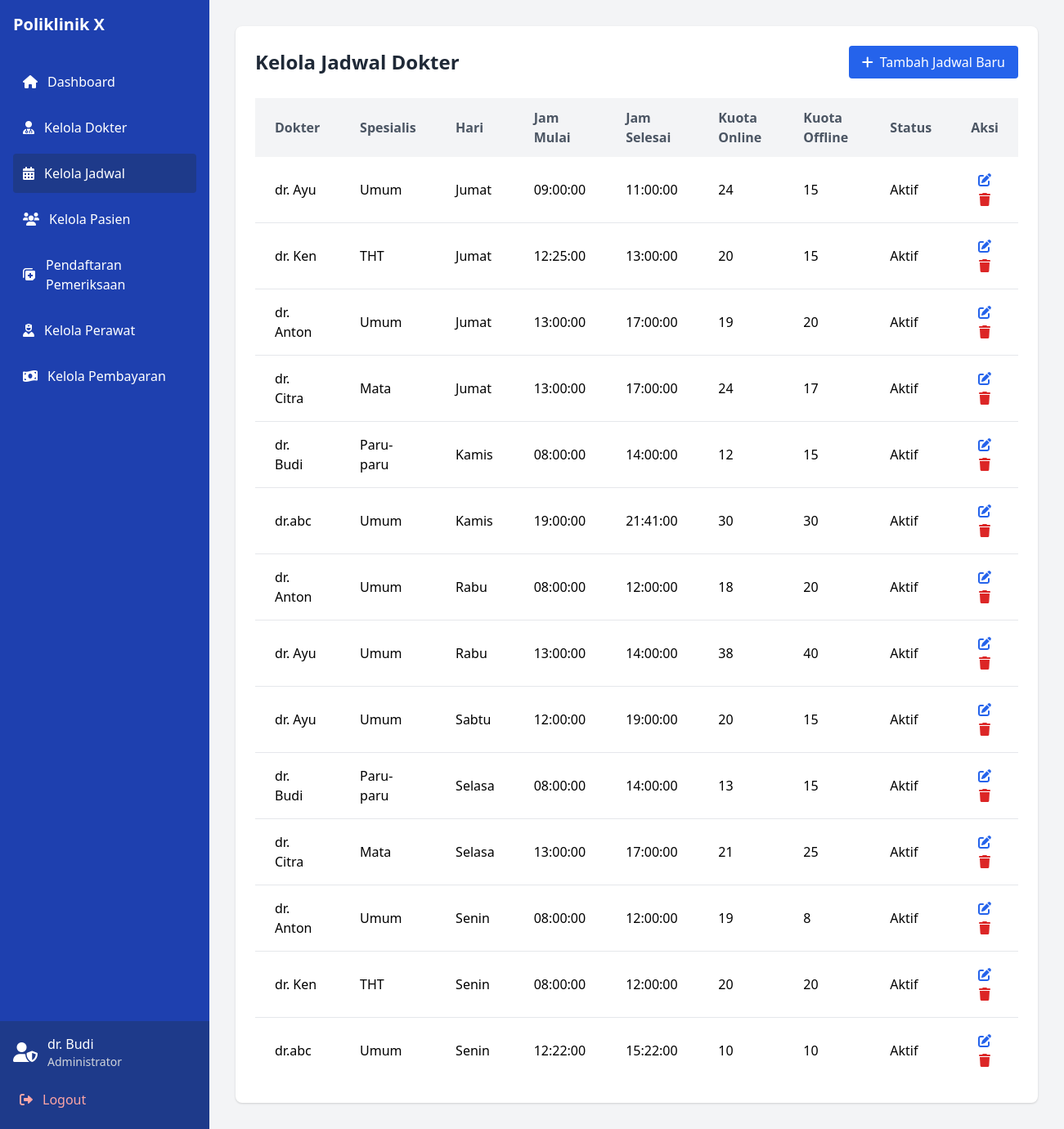
Page /admin/manage_schedules.php (signed in) on the committed database.
### tables this page shows
CREATE TABLE `jadwal_dokter` (
  `ID_Jadwal` int(11) NOT NULL,
  `ID_Dokter` int(11) DEFAULT NULL,
  `Jam_Mulai` time NOT NULL,
  `Jam_Selesai` time NOT NULL,
  `Kuota_Online` int(11) DEFAULT NULL,
  `Kuota_Offline` int(11) DEFAULT NULL,
  `Max_Pasien` int(11) NOT NULL DEFAULT 20,
  `Hari` varchar(20) NOT NULL,
  `Status` enum('Aktif','Tidak Aktif') DEFAULT 'Aktif',
  `Keterangan` text DEFAULT NULL
);

CREATE TABLE `dokter` (
  `ID_Dokter` int(11) NOT NULL,
  `Username` varchar(50) NOT NULL,
  `Password` varchar(255) NOT NULL,
  `Nama` varchar(100) NOT NULL,
  `Spesialis` varchar(50) NOT NULL,
  `Jadwal_Praktik` varchar(255) DEFAULT NULL
);

### admin/manage_schedules.php (the view, shortened to what this page needs)
<?php
require_once('../config/db_connection.php');
$schedules = $conn->query("
    SELECT jd.*, d.Nama as nama_dokter, d.Spesialis,
           (SELECT COUNT(*) FROM pendaftaran p
            JOIN jadwal_dokter j ON p.ID_Jadwal = j.ID_Jadwal
            WHERE j.ID_Jadwal = jd.ID_Jadwal AND p.Status IN ('Konfirmasi', 'Menunggu')) as total_pendaftaran,
           jd.Kuota_Online - (SELECT COUNT(*) FROM pendaftaran p
            JOIN jadwal_dokter j ON p.ID_Jadwal = j.ID_Jadwal
            WHERE j.ID_Jadwal = jd.ID_Jadwal AND p.Status IN ('Konfirmasi', 'Menunggu')) as sisa_kuota
    FROM jadwal_dokter jd
    JOIN dokter d ON jd.ID_Dokter = d.ID_Dokter
    ORDER BY jd.Hari, jd.Jam_Mulai
");
?>
<!DOCTYPE html>
<html lang="id">
<head>
    <link href="https://cdn.jsdelivr.net/npm/tailwindcss@2.2.19/dist/tailwind.min.css" rel="stylesheet">
    <link href="https://cdnjs.cloudflare.com/ajax/libs/font-awesome/6.0.0/css/all.min.css" rel="stylesheet">
</head>
<body class="bg-gray-100">
    <div class="flex min-h-screen">
        <aside class="w-64 bg-blue-800 text-white fixed h-full">
            <div class="p-4">
                <h1 class="text-xl font-bold mb-8">Poliklinik X</h1>
                <nav class="space-y-2">
                    <a href="admin_dashboard.php" class="flex items-center space-x-3 p-3 rounded hover:bg-blue-700">
                        <i class="fas fa-home"></i>
                        <span>Dashboard</span>
                    </a>
                    <a href="manage_doctors.php" class="flex items-center space-x-3 p-3 rounded hover:bg-blue-700">
                        <i class="fas fa-user-md"></i>
                        <span>Kelola Dokter</span>
                    </a>
                    <a href="manage_schedules.php" class="flex items-center space-x-3 p-3 rounded bg-blue-900">
                        <i class="fas fa-calendar-alt"></i>
                        <span>Kelola Jadwal</span>
                    </a>
                    <a href="manage_patients.php" class="flex items-center space-x-3 p-3 rounded hover:bg-blue-700">
                        <i class="fas fa-users"></i>
                        <span>Kelola Pasien</span>
                    </a>
                    <a href="pendaftaran_offline.php" class="flex items-center space-x-3 p-3 rounded hover:bg-blue-700">
                        <i class="fas fa-notes-medical"></i>
                        <span>Pendaftaran Pemeriksaan</span>
                    </a>
                    <a href="manage_nurses.php" class="flex items-center space-x-3 p-3 rounded hover:bg-blue-700">
                        <i class="fas fa-user-nurse"></i>
                        <span>Kelola Perawat</span>
                    </a>
                    <a href="manage_payments.php" class="flex items-center space-x-3 p-3 rounded hover:bg-blue-700">
                        <i class="fas fa-money-bill-wave"></i>
                        <span>Kelola Pembayaran</span>
                    </a>
                </nav>
            </div>
            <div class="absolute bottom-0 w-64 p-4 bg-blue-900">
                <div class="flex items-center space-x-3 mb-4">
                    <i class="fas fa-user-shield text-2xl"></i>
                    <div>
                        <p class="font-medium"><?php echo htmlspecialchars($_SESSION['nama']); ?></p>
                        <p class="text-sm text-gray-300">Administrator</p>
                    </div>
                </div>
                <a href="logout.php" class="flex items-center space-x-3 p-2 rounded hover:bg-blue-800 text-red-300">
                    <i class="fas fa-sign-out-alt"></i>
                    <span>Logout</span>
                </a>
            </div>
        </aside>
        <main class="flex-1 ml-64 p-8">
            <div class="bg-white rounded-lg shadow p-6">
                <div class="flex justify-between items-center mb-6">
                    <h2 class="text-2xl font-bold text-gray-800">Kelola Jadwal Dokter</h2>
                    <button type="button" class="bg-blue-600 hover:bg-blue-700 text-white px-4 py-2 rounded"
                        onclick="toggleModal('scheduleModal')">
                        <i class="fas fa-plus mr-2"></i>Tambah Jadwal Baru
                    </button>
                </div>
                <div class="overflow-x-auto">
                    <table class="min-w-full bg-white">
                        <thead class="bg-gray-100 text-gray-600">
                            <tr>
                                <th class="px-6 py-3 text-left">Dokter</th>
                                <th class="px-6 py-3 text-left">Spesialis</th>
                                <th class="px-6 py-3 text-left">Hari</th>
                                <th class="px-6 py-3 text-left">Jam Mulai</th>
                                <th class="px-6 py-3 text-left">Jam Selesai</th>
                                <th class="px-6 py-3 text-left">Kuota Online</th>
                                <th class="px-6 py-3 text-left">Kuota Offline</th>
                                <th class="px-6 py-3 text-left">Status</th>
                                <th class="px-6 py-3 text-center">Aksi</th>
                            </tr>
                        </thead>
                        <tbody class="divide-y divide-gray-200">
                            <?php while ($row = $schedules->fetch_assoc()): ?>
                                <tr>
                                    <td class="px-6 py-4"><?php echo htmlspecialchars($row['nama_dokter']); ?></td>
                                    <td class="px-6 py-4"><?php echo htmlspecialchars($row['Spesialis']); ?></td>
                                    <td class="px-6 py-4"><?php echo htmlspecialchars($row['Hari']); ?></td>
                                    <td class="px-6 py-4"><?php echo htmlspecialchars($row['Jam_Mulai']); ?></td>
                                    <td class="px-6 py-4"><?php echo htmlspecialchars($row['Jam_Selesai']); ?></td>
                                    <td class="px-6 py-4"><?php echo htmlspecialchars($row['Kuota_Online']); ?></td>
                                    <td class="px-6 py-4"><?php echo htmlspecialchars($row['Kuota_Offline']); ?></td>
                                    <td class="px-6 py-4"><?php echo htmlspecialchars($row['Status']); ?></td>
                                    <td class="px-6 py-4 text-center">
                                        <a href="#" onclick='editSchedule(<?php echo json_encode($row); ?>)'
                                            class="text-blue-600 hover:text-blue-900">
                                            <i class="fas fa-edit"></i>
                                        </a>
                                        <a href="?delete=<?php echo $row['ID_Jadwal']; ?>"
                                            onclick="return confirm('Apakah Anda yakin ingin menghapus jadwal ini?')"
                                            class="text-red-600 hover:text-red-900">
                                            <i class="fas fa-trash"></i>
                                        </a>
                                    </td>
                                </tr>
                            <?php endwhile; ?>
                        </tbody>
                    </table>
                </div>
            </div>
        </main>
    </div>
</body>
</html>

### rows in the picture
jadwal_dokter: ID_Dokter.Nama "dr. Ayu", ID_Dokter.Spesialis "Umum", Hari "Jumat", Jam_Mulai "09:00:00", Jam_Selesai "11:00:00", Kuota_Online "24", Kuota_Offline "15", Status "Aktif"
jadwal_dokter: ID_Dokter.Nama "dr. Ken", ID_Dokter.Spesialis "THT", Hari "Jumat", Jam_Mulai "12:25:00", Jam_Selesai "13:00:00", Kuota_Online "20", Kuota_Offline "15", Status "Aktif"
jadwal_dokter: ID_Dokter.Nama "dr. Anton", ID_Dokter.Spesialis "Umum", Hari "Jumat", Jam_Mulai "13:00:00", Jam_Selesai "17:00:00", Kuota_Online "19", Kuota_Offline "20", Status "Aktif"
jadwal_dokter: ID_Dokter.Nama "dr. Citra", ID_Dokter.Spesialis "Mata", Hari "Jumat", Jam_Mulai "13:00:00", Jam_Selesai "17:00:00", Kuota_Online "24", Kuota_Offline "17", Status "Aktif"
jadwal_dokter: ID_Dokter.Nama "dr. Budi", ID_Dokter.Spesialis "Paru-paru", Hari "Kamis", Jam_Mulai "08:00:00", Jam_Selesai "14:00:00", Kuota_Online "12", Kuota_Offline "15", Status "Aktif"
jadwal_dokter: ID_Dokter.Nama "dr.abc", ID_Dokter.Spesialis "Umum", Hari "Kamis", Jam_Mulai "19:00:00", Jam_Selesai "21:41:00", Kuota_Online "30", Kuota_Offline "30", Status "Aktif"
jadwal_dokter: ID_Dokter.Nama "dr. Anton", ID_Dokter.Spesialis "Umum", Hari "Rabu", Jam_Mulai "08:00:00", Jam_Selesai "12:00:00", Kuota_Online "18", Kuota_Offline "20", Status "Aktif"
jadwal_dokter: ID_Dokter.Nama "dr. Ayu", ID_Dokter.Spesialis "Umum", Hari "Rabu", Jam_Mulai "13:00:00", Jam_Selesai "14:00:00", Kuota_Online "38", Kuota_Offline "40", Status "Aktif"
jadwal_dokter: ID_Dokter.Nama "dr. Ayu", ID_Dokter.Spesialis "Umum", Hari "Sabtu", Jam_Mulai "12:00:00", Jam_Selesai "19:00:00", Kuota_Online "20", Kuota_Offline "15", Status "Aktif"
jadwal_dokter: ID_Dokter.Nama "dr. Budi", ID_Dokter.Spesialis "Paru-paru", Hari "Selasa", Jam_Mulai "08:00:00", Jam_Selesai "14:00:00", Kuota_Online "13", Kuota_Offline "15", Status "Aktif"
jadwal_dokter: ID_Dokter.Nama "dr. Citra", ID_Dokter.Spesialis "Mata", Hari "Selasa", Jam_Mulai "13:00:00", Jam_Selesai "17:00:00", Kuota_Online "21", Kuota_Offline "25", Status "Aktif"
jadwal_dokter: ID_Dokter.Nama "dr. Anton", ID_Dokter.Spesialis "Umum", Hari "Senin", Jam_Mulai "08:00:00", Jam_Selesai "12:00:00", Kuota_Online "19", Kuota_Offline "8", Status "Aktif"
jadwal_dokter: ID_Dokter.Nama "dr. Ken", ID_Dokter.Spesialis "THT", Hari "Senin", Jam_Mulai "08:00:00", Jam_Selesai "12:00:00", Kuota_Online "20", Kuota_Offline "20", Status "Aktif"
jadwal_dokter: ID_Dokter.Nama "dr.abc", ID_Dokter.Spesialis "Umum", Hari "Senin", Jam_Mulai "12:22:00", Jam_Selesai "15:22:00", Kuota_Online "10", Kuota_Offline "10", Status "Aktif"

### other values in the picture
$_SESSION['nama'] "dr. Budi"
